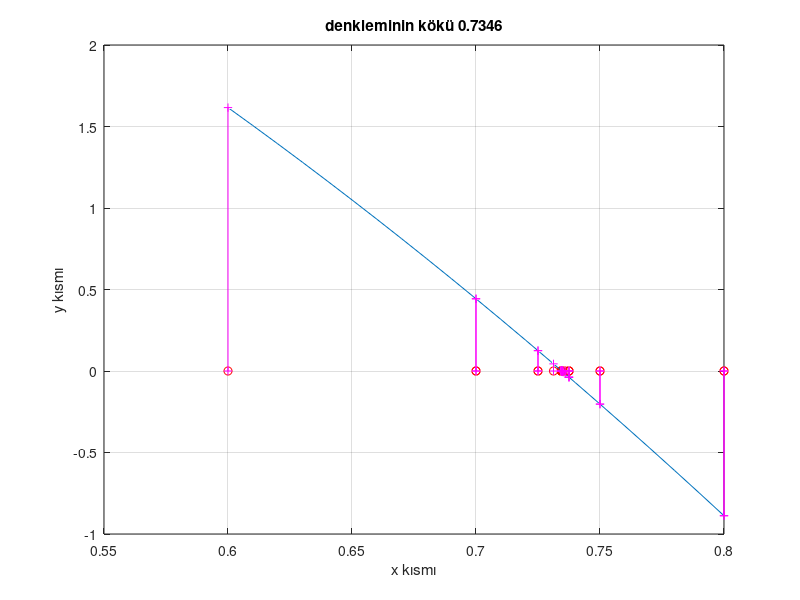

MATLAB code to generate this figure:
function ikiye_bolme %bisection yontemi
clc;clear all;clf;
a=0.6;b=0.8;%burası ve aşağıdaki fonkiyonu değiştir soruya göre
x=[a:0.01:b];
y=f(x);
it=1;
if f(a)*f(b)>0
    fprintf("Fonksiyonun (%4.2f, %4.2f) aralığında kökü yoktur",a,b)
else
    m=(a+b)/2;
    while (abs(f(m))>eps) & ((b-a)/2>eps)
        plot(a,0,'or');
        line([a,a],[0,f(a)],[1,1],'Marker','+','LineStyle','-','Color','m');
        hold on;
        plot(b,0,'or');
        line([b,b],[0,f(b)],[1,1],'Marker','+','LineStyle','-','Color','m');
        hold on;
        it=it+1;

        if f(a)*f(m)<0 b=m;
        elseif f(m)*f(b)<0 a=m;
        end
        m=(a+b)/2;
    end
end
plot(x,y);
xlabel('x kısmı')
ylabel('y kısmı')
title(['denkleminin kökü ',num2str(m)])
grid on
fprintf("Denkleminin kökü %6.4f dir ve iterasyon %6.4f dir.",m,it)
end
function y=f(x)
y=x.^3-10*x.^2+5;
end